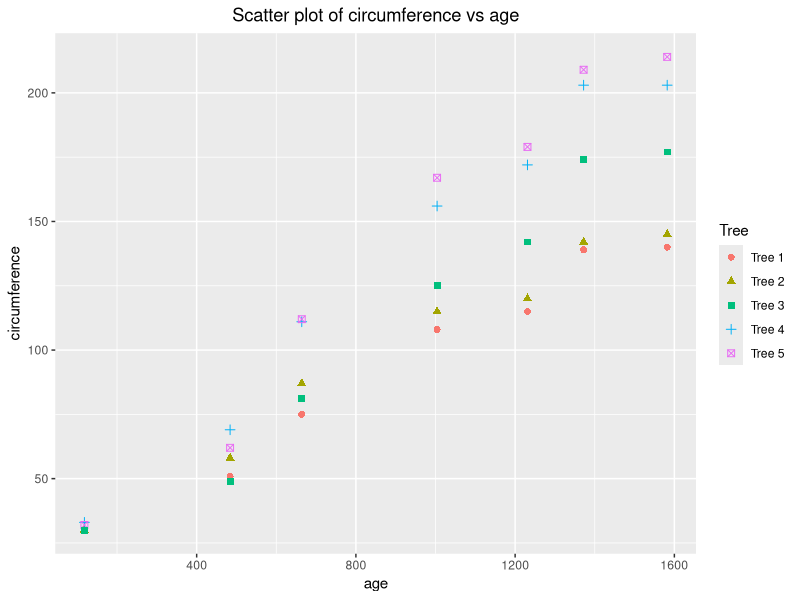
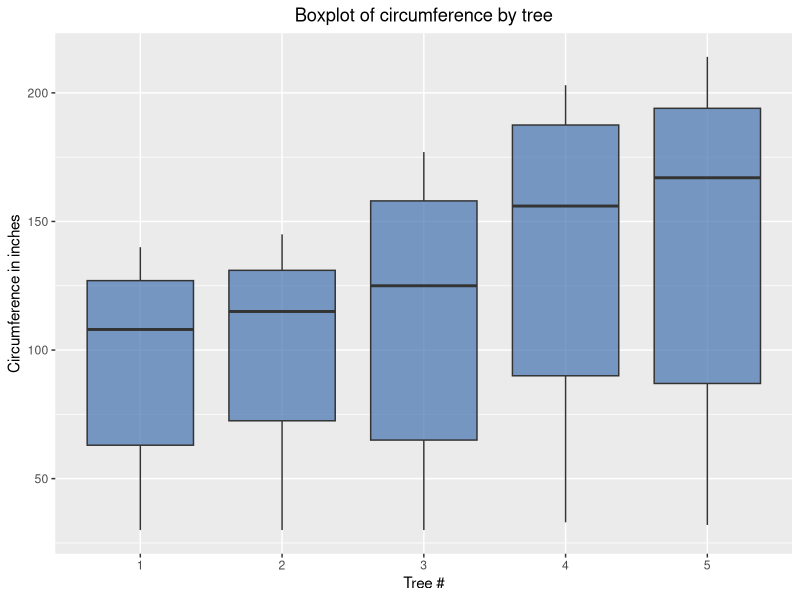

Write R code to recreate these figures, in order.
## ---- chunk 1
# Load dplyr and ggplot2 packages
library(doBy)
library(ggplot2)
# Print out Orange data which is built-in.
Orange
## ---- chunk 2
# This prints out mean and median which are listed in FUN. This compares circumference by tree.
summaryBy(circumference  ~ Tree, data=Orange , FUN=c(mean,median),na.rm=TRUE,keep.names=TRUE)
## ---- chunk 3
# This code is to explicitly specify the order in which the graph should be displayed.
Orange$Tree <- factor(Orange$Tree, labels = c("1", "2", "3", "4", "5"))
# Plotting sizes versus different trees.
plot1 <- ggplot(Orange, aes(x = age, y = circumference, shape = Tree, color = Tree)) + geom_point(size = 2) +
  ggtitle("Scatter plot of circumference vs age") + theme(plot.title = element_text(hjust = 0.5)) +
  scale_color_discrete(name ="Tree", labels=c("Tree 1","Tree 2","Tree 3","Tree 4","Tree 5")) + 
  scale_shape_discrete(name ="Tree", labels=c("Tree 1","Tree 2","Tree 3","Tree 4","Tree 5")) 

# Save the plot
ggsave(filename = "graphs/Scatter plot of circumference vs age.png", device="png", plot=plot1)
# Display the plot in the markdown file
## ---- chunk 4
plot2 <- ggplot(Orange, aes(x = Tree, y = circumference)) + geom_boxplot(fill = "#4271AE", alpha = .7) + 
   scale_x_discrete(name = "Tree #") + scale_y_continuous(name = "Circumference in inches") +
   ggtitle("Boxplot of circumference by tree") + theme(plot.title = element_text(hjust = 0.5))
# Save the plot
ggsave(filename = "graphs/Boxplot of circumference by tree.png", device="png", plot=plot2)
# Display the plot in the markdown file
